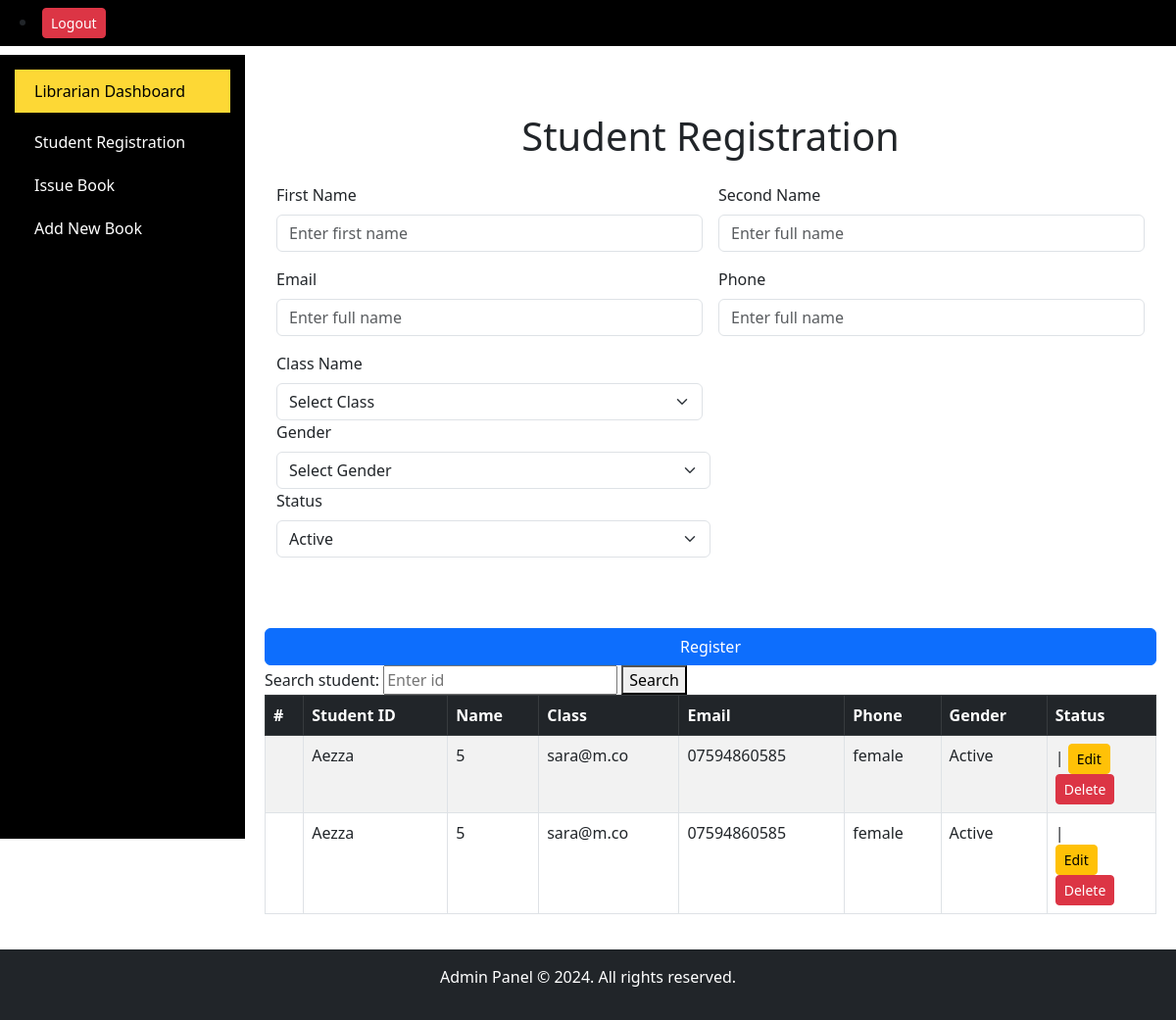
Page /student on the committed database.
### models.py (models this page shows)
class StudentRegistration(db.Model):
    id = db.Column(db.Integer, primary_key=True)
    first_name = db.Column(db.String(120), nullable=False)
    last_name = db.Column(db.String(120), nullable=False)
    email = db.Column(db.String(120), nullable=False)
    phone = db.Column(db.String(15), nullable=True)
    class_name = db.Column(db.String(120), nullable=False)
    gender = db.Column(db.String(10), nullable=False)
    status = db.Column(db.String(50), nullable=False, default='Active')
    def to_dict(self):
        return {
            "id": self.id,
            "first_name": self.first_name,
            "last_name": self.last_name,
            "email": self.email,
            "phone": self.phone,
            "class_name": self.class_name,
            "gender": self.gender,
            "status": self.status,
        }

### resources.py (the view, shortened to what this page needs)
class StudentResource(Resource):
    def get(self, student_id=None):
        page = request.args.get("page", 1, type=int)
        per_page = request.args.get("per_page", 10, type=int)
        if student_id:
            student = StudentRegistration.query.get(student_id)
            if not student:
                return make_response(render_template("student.html", message="Student not found"), 404)
            return make_response(render_template("student.html", students=[student.to_dict()]), 200)
        students_paginated = StudentRegistration.query.paginate(page=page, per_page=per_page, error_out=False)
        students = [student.to_dict() for student in students_paginated.items]
        return make_response(
            render_template("student.html", students=students, page=page, total_pages=students_paginated.pages), 200
        )

### templates/student.html (shortened to what this page needs)
{% extends 'base.html' %}
{% block content %}
<div class="container py-5">
    <h1 class="text-center mb-4">Student Registration</h1>
        <form action="/student" method="post" id="student-registration-form" enctype="multipart/form-data">
            <div class="row g-3">
                <div class="col-md-6">
                    <label for="first_name" class="form-label">First Name</label>
                    <input type="text" class="form-control" id="first_name" name="first_name" placeholder="Enter first name" required>
                </div>
                <div class="col-md-6">
                    <label for="last_name" class="form-label">Second Name</label>
                    <input type="text" class="form-control" id="last_name" name="last_name" placeholder="Enter full name" required>
                </div>
                <div class="col-md-6">
                    <label for="email" class="form-label">Email</label>
                    <input type="text" class="form-control" id="email" name="email" placeholder="Enter full name" required>
                </div>
                <div class="col-md-6">
                    <label for="second_name" class="form-label">Phone</label>
                    <input type="text" class="form-control" id="phone" name="phone" placeholder="Enter full name" required>
                </div>
                <div class="col-md-6">
                    <label for="class_name" class="form-label">Class Name</label>
                    <select id="class_name" name="class_name" class="form-select" required>
                        <option value="" disabled selected>Select Class </option>
                    </select>
                </div>
                </div>
                <div class="col-md-6">
                    <label for="gender" class="form-label">Gender</label>
                    <select id="gender" name="gender" class="form-select" required>
                        <option value="">Select Gender</option>
                    </select>
                </div>
                <div class="col-md-6">
                    <label for="status" class="form-label">Status</label>
                    <select id="status" name="status" class="form-select" required>
                        <option value="Active">Active</option>
                    </select>
                </div>
            </div>
            <div class="d-grid mt-4">
                <button type="submit" class="btn btn-primary">Register</button>
            </div>
        <form action="/student/stud_id" method="GET">
            <label for="search">Search student:</label>
            <input type="text" id="stud_id" name="stud_id" placeholder="Enter id" required>
            <button type="submit">Search</button>
        </form>
        <form action="/student" method="GET">
        <div class="table-responsive">
            <table class="table table-bordered table-striped">
                <thead class="table-dark">
                    <tr>
                        <th>#</th>
                        <th>Student ID</th>
                        <th>Name</th>
                        <th>Class</th>
                        <th>Email</th>
                        <th>Phone</th>
                        <th>Gender</th>
                        <th>Status</th>
                    </tr>
                </thead>
                <tbody>
                    {% for student in students %}
                    <tr>
                        <td>{{ student.stud_id }}</td>
                        <td>{{student.first_name}}</td>
                        <td>{{student.class_name}}</td>
                        <td>{{student.email}}</td>
                        <td>{{student.phone}}</td>
                        <td>{{student.gender}}</td>
                        <td>{{student.status}}</td>
                        <td>
                            |
                            <form action="/student/{{ student.stud_id }}" method="post">
                                <button type="submit" class="btn btn-warning btn-sm">Edit</button>
                            </form>
                            <form action="/studentregister/{{ student.stud_id }}" method="post" onsubmit="return confirm('Are you sure you want to delete this Student')">
                                <button type="submit" class="btn btn-danger btn-sm">Delete</button>
                            </form>
                        </td>
                    </tr>
                     {% endfor %}
                </tbody>
            </table>
        </div>
    </form>
</body>
</html>
{% endblock %}

### rows in the picture
StudentRegistration: first_name "Aezza", class_name "5", email "sara@m.co", phone "07594860585", gender "female", status "Active"
StudentRegistration: first_name "Aezza", class_name "5", email "sara@m.co", phone "07594860585", gender "female", status "Active"
